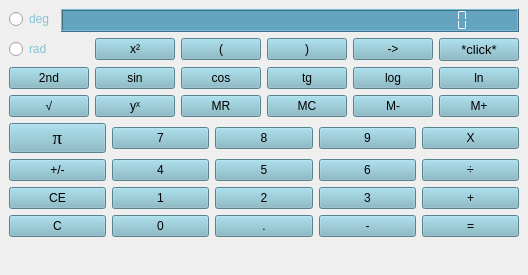
<?xml version="1.0" encoding="UTF-8"?>
<ui version="4.0">
 <class>Calculator</class>
 <widget class="QMainWindow" name="Calculator">
  <property name="geometry">
   <rect>
    <x>0</x>
    <y>0</y>
    <width>502</width>
    <height>275</height>
   </rect>
  </property>
  <property name="maximumSize">
   <size>
    <width>502</width>
    <height>275</height>
   </size>
  </property>
  <property name="windowTitle">
   <string>MainWindow</string>
  </property>
  <widget class="QWidget" name="centralwidget">
   <layout class="QVBoxLayout" name="verticalLayout">
    <item>
     <layout class="QFormLayout" name="formLayout_2">
      <item row="0" column="0" colspan="2">
       <layout class="QFormLayout" name="formLayout">
        <item row="0" column="0">
         <widget class="QRadioButton" name="m_deg">
          <property name="styleSheet">
           <string notr="true">color: rgb(135, 195, 211);</string>
          </property>
          <property name="text">
           <string>deg</string>
          </property>
         </widget>
        </item>
        <item row="0" column="1">
         <widget class="QLCDNumber" name="output">
          <property name="font">
           <font>
            <pointsize>8</pointsize>
            <weight>50</weight>
            <italic>false</italic>
            <bold>false</bold>
            <underline>false</underline>
            <strikeout>false</strikeout>
            <stylestrategy>PreferDefault</stylestrategy>
            <kerning>true</kerning>
           </font>
          </property>
          <property name="focusPolicy">
           <enum>Qt::NoFocus</enum>
          </property>
          <property name="acceptDrops">
           <bool>false</bool>
          </property>
          <property name="toolTip">
           <string/>
          </property>
          <property name="layoutDirection">
           <enum>Qt::LeftToRight</enum>
          </property>
          <property name="autoFillBackground">
           <bool>false</bool>
          </property>
          <property name="styleSheet">
           <string notr="true">background-color: rgb(126, 182, 197);
background-color: rgb(100, 164, 193);
color: rgb(255, 255, 255);</string>
          </property>
          <property name="smallDecimalPoint">
           <bool>true</bool>
          </property>
          <property name="digitCount">
           <number>30</number>
          </property>
          <property name="mode">
           <enum>QLCDNumber::Dec</enum>
          </property>
          <property name="segmentStyle">
           <enum>QLCDNumber::Flat</enum>
          </property>
          <property name="value" stdset="0">
           <double>0.000000000000000</double>
          </property>
          <property name="intValue" stdset="0">
           <number>0</number>
          </property>
         </widget>
        </item>
       </layout>
      </item>
      <item row="5" column="0" colspan="2">
       <layout class="QHBoxLayout" name="horizontalLayout_4">
        <item>
         <widget class="QPushButton" name="exp">
          <property name="font">
           <font>
            <family>Times New Roman</family>
            <pointsize>14</pointsize>
           </font>
          </property>
          <property name="styleSheet">
           <string notr="true">background-color: rgb(126, 182, 197);
</string>
          </property>
          <property name="text">
           <string>π</string>
          </property>
         </widget>
        </item>
        <item>
         <widget class="QPushButton" name="seven">
          <property name="styleSheet">
           <string notr="true">background-color: rgb(126, 182, 197);</string>
          </property>
          <property name="text">
           <string>7</string>
          </property>
         </widget>
        </item>
        <item>
         <widget class="QPushButton" name="eight">
          <property name="styleSheet">
           <string notr="true">background-color: rgb(126, 182, 197);</string>
          </property>
          <property name="text">
           <string>8</string>
          </property>
         </widget>
        </item>
        <item>
         <widget class="QPushButton" name="nine">
          <property name="styleSheet">
           <string notr="true">background-color: rgb(126, 182, 197);</string>
          </property>
          <property name="text">
           <string>9</string>
          </property>
         </widget>
        </item>
        <item>
         <widget class="QPushButton" name="mult">
          <property name="styleSheet">
           <string notr="true">background-color: rgb(126, 182, 197);</string>
          </property>
          <property name="text">
           <string>X</string>
          </property>
         </widget>
        </item>
       </layout>
      </item>
      <item row="3" column="0" colspan="2">
       <layout class="QHBoxLayout" name="horizontalLayout_3">
        <item>
         <widget class="QPushButton" name="koren">
          <property name="styleSheet">
           <string notr="true">background-color: rgb(126, 182, 197);</string>
          </property>
          <property name="text">
           <string>√</string>
          </property>
         </widget>
        </item>
        <item>
         <widget class="QPushButton" name="ystepx">
          <property name="styleSheet">
           <string notr="true">background-color: rgb(126, 182, 197);</string>
          </property>
          <property name="text">
           <string>yˣ</string>
          </property>
         </widget>
        </item>
        <item>
         <widget class="QPushButton" name="minsert">
          <property name="styleSheet">
           <string notr="true">background-color: rgb(126, 182, 197);</string>
          </property>
          <property name="text">
           <string>MR</string>
          </property>
         </widget>
        </item>
        <item>
         <widget class="QPushButton" name="mdel">
          <property name="styleSheet">
           <string notr="true">background-color: rgb(126, 182, 197);</string>
          </property>
          <property name="text">
           <string>MC</string>
          </property>
         </widget>
        </item>
        <item>
         <widget class="QPushButton" name="minus">
          <property name="styleSheet">
           <string notr="true">background-color: rgb(126, 182, 197);</string>
          </property>
          <property name="text">
           <string>M-</string>
          </property>
         </widget>
        </item>
        <item>
         <widget class="QPushButton" name="mplus">
          <property name="styleSheet">
           <string notr="true">background-color: rgb(126, 182, 197);</string>
          </property>
          <property name="text">
           <string>M+</string>
          </property>
         </widget>
        </item>
       </layout>
      </item>
      <item row="2" column="0" colspan="2">
       <layout class="QHBoxLayout" name="horizontalLayout_2">
        <item>
         <widget class="QPushButton" name="second">
          <property name="styleSheet">
           <string notr="true">background-color: rgb(126, 182, 197);</string>
          </property>
          <property name="text">
           <string>2nd</string>
          </property>
         </widget>
        </item>
        <item>
         <widget class="QPushButton" name="sin">
          <property name="styleSheet">
           <string notr="true">background-color: rgb(126, 182, 197);</string>
          </property>
          <property name="text">
           <string>sin</string>
          </property>
         </widget>
        </item>
        <item>
         <widget class="QPushButton" name="cos">
          <property name="styleSheet">
           <string notr="true">background-color: rgb(126, 182, 197);</string>
          </property>
          <property name="text">
           <string>cos</string>
          </property>
         </widget>
        </item>
        <item>
         <widget class="QPushButton" name="tg">
          <property name="styleSheet">
           <string notr="true">background-color: rgb(126, 182, 197);</string>
          </property>
          <property name="text">
           <string>tg</string>
          </property>
         </widget>
        </item>
        <item>
         <widget class="QPushButton" name="log">
          <property name="styleSheet">
           <string notr="true">background-color: rgb(126, 182, 197);</string>
          </property>
          <property name="text">
           <string>log</string>
          </property>
         </widget>
        </item>
        <item>
         <widget class="QPushButton" name="ln">
          <property name="styleSheet">
           <string notr="true">background-color: rgb(126, 182, 197);</string>
          </property>
          <property name="text">
           <string>ln</string>
          </property>
         </widget>
        </item>
       </layout>
      </item>
      <item row="1" column="0" colspan="2">
       <layout class="QHBoxLayout" name="horizontalLayout">
        <item>
         <widget class="QRadioButton" name="m_rad">
          <property name="styleSheet">
           <string notr="true">color: rgb(135, 195, 211);</string>
          </property>
          <property name="text">
           <string>rad</string>
          </property>
         </widget>
        </item>
        <item>
         <widget class="QPushButton" name="quadrat">
          <property name="styleSheet">
           <string notr="true">background-color: rgb(126, 182, 197);</string>
          </property>
          <property name="text">
           <string notr="true">x²</string>
          </property>
         </widget>
        </item>
        <item>
         <widget class="QPushButton" name="openSK">
          <property name="styleSheet">
           <string notr="true">background-color: rgb(126, 182, 197);</string>
          </property>
          <property name="text">
           <string>(</string>
          </property>
         </widget>
        </item>
        <item>
         <widget class="QPushButton" name="closeSK">
          <property name="styleSheet">
           <string notr="true">background-color: rgb(126, 182, 197);</string>
          </property>
          <property name="text">
           <string>)</string>
          </property>
         </widget>
        </item>
        <item>
         <widget class="QPushButton" name="tab">
          <property name="styleSheet">
           <string notr="true">background-color: rgb(126, 182, 197);</string>
          </property>
          <property name="text">
           <string>-&gt;</string>
          </property>
         </widget>
        </item>
        <item>
         <widget class="QPushButton" name="click">
          <property name="font">
           <font>
            <pointsize>10</pointsize>
           </font>
          </property>
          <property name="styleSheet">
           <string notr="true">background-color: rgb(126, 182, 197);</string>
          </property>
          <property name="text">
           <string>*click*</string>
          </property>
         </widget>
        </item>
       </layout>
      </item>
      <item row="7" column="0" colspan="2">
       <layout class="QHBoxLayout" name="horizontalLayout_6">
        <item>
         <widget class="QPushButton" name="sbros_str">
          <property name="styleSheet">
           <string notr="true">background-color: rgb(126, 182, 197);</string>
          </property>
          <property name="text">
           <string>CE</string>
          </property>
         </widget>
        </item>
        <item>
         <widget class="QPushButton" name="one">
          <property name="styleSheet">
           <string notr="true">background-color: rgb(126, 182, 197);</string>
          </property>
          <property name="text">
           <string>1</string>
          </property>
         </widget>
        </item>
        <item>
         <widget class="QPushButton" name="two">
          <property name="styleSheet">
           <string notr="true">background-color: rgb(126, 182, 197);</string>
          </property>
          <property name="text">
           <string>2</string>
          </property>
         </widget>
        </item>
        <item>
         <widget class="QPushButton" name="three">
          <property name="styleSheet">
           <string notr="true">background-color: rgb(126, 182, 197);</string>
          </property>
          <property name="text">
           <string>3</string>
          </property>
         </widget>
        </item>
        <item>
         <widget class="QPushButton" name="plus">
          <property name="styleSheet">
           <string notr="true">background-color: rgb(126, 182, 197);</string>
          </property>
          <property name="text">
           <string>+</string>
          </property>
         </widget>
        </item>
       </layout>
      </item>
      <item row="8" column="0" colspan="2">
       <layout class="QHBoxLayout" name="horizontalLayout_7">
        <item>
         <widget class="QPushButton" name="sbros_all">
          <property name="styleSheet">
           <string notr="true">background-color: rgb(126, 182, 197);</string>
          </property>
          <property name="text">
           <string>C</string>
          </property>
         </widget>
        </item>
        <item>
         <widget class="QPushButton" name="nol">
          <property name="styleSheet">
           <string notr="true">background-color: rgb(126, 182, 197);</string>
          </property>
          <property name="text">
           <string>0</string>
          </property>
         </widget>
        </item>
        <item>
         <widget class="QPushButton" name="koma">
          <property name="styleSheet">
           <string notr="true">background-color: rgb(126, 182, 197);</string>
          </property>
          <property name="text">
           <string>.</string>
          </property>
         </widget>
        </item>
        <item>
         <widget class="QPushButton" name="minus_2">
          <property name="styleSheet">
           <string notr="true">background-color: rgb(126, 182, 197);</string>
          </property>
          <property name="text">
           <string>-</string>
          </property>
         </widget>
        </item>
        <item>
         <widget class="QPushButton" name="print">
          <property name="styleSheet">
           <string notr="true">background-color: rgb(126, 182, 197);</string>
          </property>
          <property name="text">
           <string>=</string>
          </property>
         </widget>
        </item>
       </layout>
      </item>
      <item row="6" column="0" colspan="2">
       <layout class="QHBoxLayout" name="horizontalLayout_5">
        <item>
         <widget class="QPushButton" name="plus_or_minus">
          <property name="styleSheet">
           <string notr="true">background-color: rgb(126, 182, 197);</string>
          </property>
          <property name="text">
           <string>+/-</string>
          </property>
         </widget>
        </item>
        <item>
         <widget class="QPushButton" name="Mista_trigger">
          <property name="styleSheet">
           <string notr="true">background-color: rgb(126, 182, 197);</string>
          </property>
          <property name="text">
           <string>4</string>
          </property>
         </widget>
        </item>
        <item>
         <widget class="QPushButton" name="five">
          <property name="styleSheet">
           <string notr="true">background-color: rgb(126, 182, 197);</string>
          </property>
          <property name="text">
           <string>5</string>
          </property>
         </widget>
        </item>
        <item>
         <widget class="QPushButton" name="six">
          <property name="styleSheet">
           <string notr="true">background-color: rgb(126, 182, 197);</string>
          </property>
          <property name="text">
           <string>6</string>
          </property>
         </widget>
        </item>
        <item>
         <widget class="QPushButton" name="delit">
          <property name="styleSheet">
           <string notr="true">background-color: rgb(126, 182, 197);</string>
          </property>
          <property name="text">
           <string>÷</string>
          </property>
         </widget>
        </item>
       </layout>
      </item>
     </layout>
    </item>
   </layout>
  </widget>
 </widget>
 <resources/>
 <connections/>
</ui>
